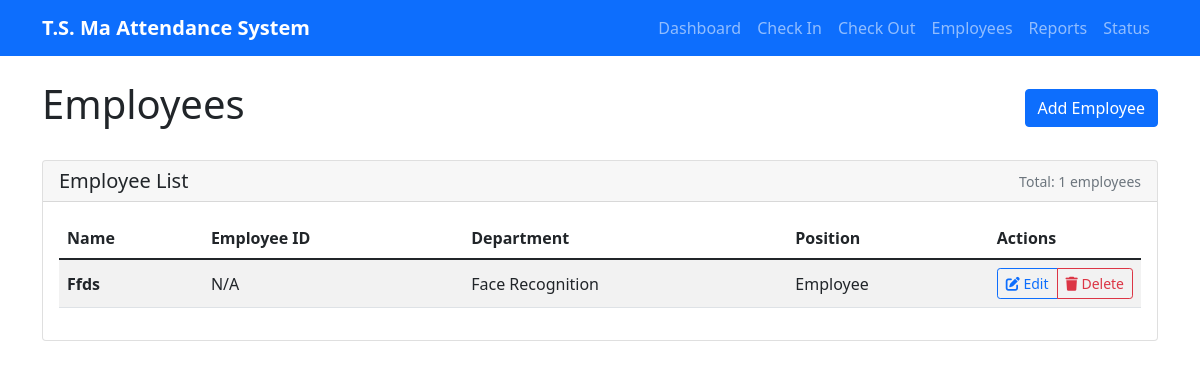
The page /employees on the database its author committed.
### tables this page shows
CREATE TABLE employees (
                    id INTEGER PRIMARY KEY AUTOINCREMENT,
                    name TEXT UNIQUE NOT NULL,
                    employee_id TEXT UNIQUE,
                    department TEXT,
                    position TEXT,
                    is_active BOOLEAN DEFAULT 1,
                    created_at TIMESTAMP DEFAULT CURRENT_TIMESTAMP
                );

### attendance_web_server.py (the view)
@app.route('/employees')
def employees():
    db = get_db()
    employees = db.get_employees()
    print(employees)
    return render_template('employees.html', employees=employees)

### attendance_database.py (called while the page is built)
    def _get_connection(self):
        return sqlite3.connect(self.db_path, check_same_thread=False)

    def get_employees(self) -> List[Dict]:
        try:
            conn = self._get_connection()
            cursor = conn.cursor()
            cursor.execute('''
                SELECT id, name, employee_id, department, position
                FROM employees
                WHERE is_active = 1
                ORDER BY name
            ''')
            employees = []
            for row in cursor.fetchall():
                employees.append({
                    'id': row[0],
                    'name': row[1],
                    'employee_id': row[2],
                    'department': row[3],
                    'position': row[4]
                })
            conn.close()
            return employees
        except Exception as e:
            print(f"Error getting employees: {e}")
            return []

### attendance_web_server.py (called while the page is built)
def get_db():
    global db
    if db is None:
        db = AttendanceDatabase()
    return db

### templates/employees.html (shortened to what this page needs)
{% extends "base.html" %}
{% block content %}
<div class="d-flex justify-content-between align-items-center mb-4">
    <h1>Employees</h1>
    <a href="/add_employee" class="btn btn-primary">Add Employee</a>
</div>
<div class="card">
    <div class="card-header d-flex justify-content-between align-items-center">
        <h5 class="card-title mb-0">Employee List</h5>
        <small class="text-muted">Total: {{ employees|length }} employees</small>
    </div>
    <div class="card-body">
        {% if employees %}
            <div class="table-responsive">
                <table class="table table-striped">
                    <thead>
                        <tr>
                            <th>Name</th>
                            <th>Employee ID</th>
                            <th>Department</th>
                            <th>Position</th>
                            <th width="150">Actions</th>
                        </tr>
                    </thead>
                    <tbody>
                        {% for emp in employees %}
                        <tr>
                            <td><strong>{{ emp.name }}</strong></td>
                            <td>{{ emp.employee_id or 'N/A' }}</td>
                            <td>{{ emp.department or 'N/A' }}</td>
                            <td>{{ emp.position or 'N/A' }}</td>
                            <td class="action-buttons">
                                <div class="btn-group" role="group">
                                    <a href="/edit_employee/{{ emp.name|urlencode }}"
                                       class="btn btn-sm btn-outline-primary"
                                       title="Edit Employee">
                                        <i class="fas fa-edit"></i> Edit
                                    </a>
                                    <button type="button"
                                            class="btn btn-sm btn-outline-danger"
                                            onclick="confirmDelete('{{ emp.name }}')"
                                            title="Delete Employee">
                                        <i class="fas fa-trash"></i> Delete
                                    </button>
                                </div>
                            </td>
                        </tr>
                        {% endfor %}
                    </tbody>
                </table>
            </div>
        {% else %}
            <div class="text-center py-4">
                <i class="fas fa-users-slash text-muted fa-2x mb-2"></i>
                <p class="text-muted">No employees found.</p>
                <a href="/add_employee" class="btn btn-primary">Add First Employee</a>
            </div>
        {% endif %}
    </div>
</div>
{% endblock %}

### templates/base.html (style rules this page uses)
.card { margin-bottom: 20px; }
.btn-group .btn { transition: all 0.2s ease-in-out; }
.action-buttons { white-space: nowrap; }
.table td { vertical-align: middle; }

### rows shown on the page
employees: name "Ffds", employee_id "N/A", department "Face Recognition", position "Employee"

### other values the page prints
{{ employees|length }} "1"
